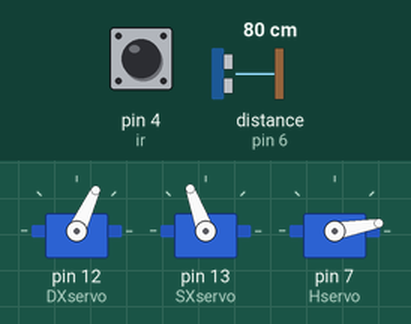
This sketch was run on a simulated Arduino Uno, built with avr-gcc and run on an emulated ATmega328P. Parts: 3 × servo. Wiring (inferred from the names in the program): ultrasonic range finder: trigger pin 5; echo pin 6. Inputs (shaded band) come from the test bench; at power-on: distance to the obstacle (sensor on pin 6) 80 cm, pin 4 (ir) HIGH. The echo pulse lasts 58.3 µs per cm.

Above: at 0.09 s.
1.3 s: distance to the obstacle (sensor on pin 6) set to 18 cm
At 2.3 s:
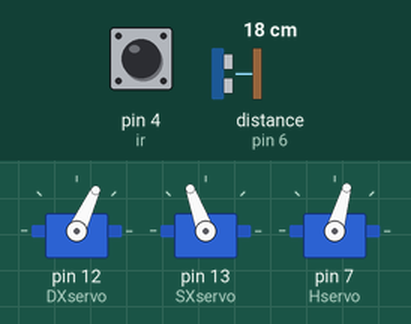
4.3 s: distance to the obstacle (sensor on pin 6) set to 16 cm
At 6.6 s:
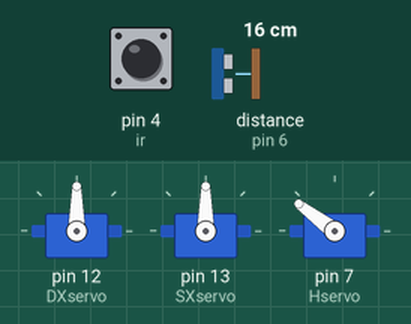
7.3 s: distance to the obstacle (sensor on pin 6) set to 120 cm
At 8.7 s:
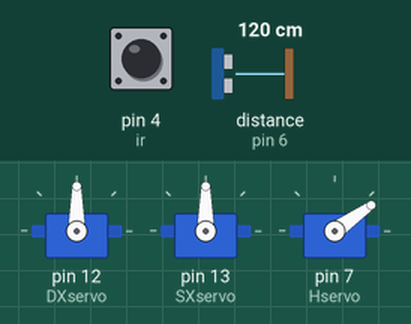
10.3 s: pin 4 (ir) driven LOW
13.3 s: pin 4 (ir) pulsed HIGH 2 times (0.12 s each, 0.3 s apart)
At 15.7 s:
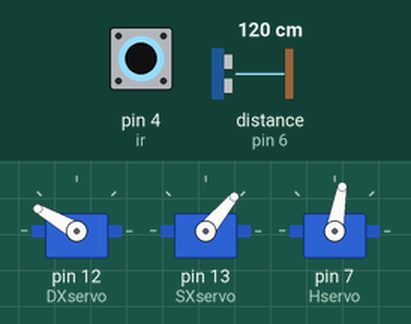
16.9 s: pin 4 (ir) driven HIGH
Timing chart, 0 to 20.9 s (numbered marks = the images above; inputs shaded):
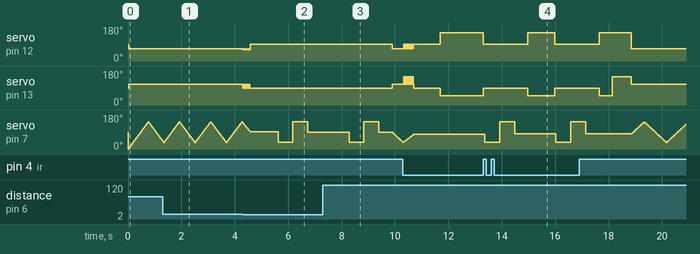

Measured:
- the behaviour switches between 17 and 16 cm on distance to the obstacle (sensor on pin 6) (found by bisection; images 1 and 2)
- after the input at 4.3 s, servo on pin 12 (DXservo): 65° → 60° at once, then repeats every 0.02 s: 65° 0.01 s, 60° 0.01 s, until it stays 90° from 4.6 s; servo on pin 13 (SXservo): alternates 110° for 0.01 s and 90° for 0.01 s, 23 changes in all, then stays 90°, starting at once
- after the input at 7.3 s, servo on pin 12 (DXservo): 90° → 65° after 2.6 s; servo on pin 13 (SXservo): 90° → 110° after 2.6 s
- after the input at 13.3 s, servo on pin 12 (DXservo): 150° → 90° at once, → 150° 1.7 s later, → 90° 1.0 s later; servo on pin 13 (SXservo): 50° → 90° at once, → 50° 1.7 s later, → 90° 1.0 s later; servo on pin 7 (Hservo): 78° → 35° after 0.06 s, → 143° 0.56 s later, → 80° 0.56 s later, → 35° 1.6 s later, … (5 changes in this stretch)

The sketch:

Robot_V4-1.ino
```cpp
// In this sketch the robot use HC-SR04 and IR by elegoo to avoid objects.
//IR is positioned behind the head and HC detector on the head servo. In this mode the robot has more chance to avoid object and navigate better.


#include <Servo.h>
#define ir 4
Servo DXservo;
Servo SXservo;
Servo Hservo;
const int triggerPort = 5;
const int echoPort = 6;
int Dminima = 15;
int mid_measure = 0;
int sx_measure = 0 ;
int dx_measure = 0 ;
int faseHead = 0;
int h = 0;
unsigned long t0, dt0, t1, dt1, t2, dt2 ;
bool IR;
bool IRmid = 1;  // because IR work with negative signal
bool IRdx = 1;
bool IRsx = 1;


void setup() {
  pinMode(triggerPort,OUTPUT);
  pinMode(echoPort,INPUT);
  pinMode(ir,INPUT);
  DXservo.attach(12);
  SXservo.attach(13);
  Hservo.attach(7);
  Serial.begin(9600);
}

void loop() {

  dt0 = millis() - t0;

    if (dt0 >= 10) {
      switch(faseHead){

        case 0 :

                  Hservo.write(h);
                  h+=2;
                  if(h>=143){
                  faseHead = 1;
                  }t0 = millis();
                  break;

         case 1 :
                  Hservo.write(h);
                  h-=2;
                  if(h<=35){
                  faseHead = 0;
                  }t0 = millis();
                  break;


        }
    }


    dt1 = millis() - t1;

    if (dt1 >= 20){
                 avanti();
                 t1 = millis();
    }

    dt2 = millis() - t2;

    if (dt2 >= 5){

                 if (h >= 35 && h<= 79){
                 IRsx = digitalRead(ir);
                 sx_measure = misurazione();
                 testsinistra();
                 }else
                 if (h >= 80 && h<= 90){
                 IRmid = digitalRead(ir);
                 mid_measure = misurazione();
                 if( mid_measure <= Dminima || IRmid == 0){
                 ostacolo();
                 }}else
                 if (h >= 91 && h<= 143){
                 IRdx = digitalRead(ir);
                 dx_measure = misurazione();
                 testdestra();
                 }
         }

}

                                                                                      void ostacolo(){   // if detect an object in less than 15cm , robot go backward until object is over 15cm
                                                                                        fermo();
                                                                                        delay(1000);
                                                                                        while(mid_measure<15 || IRmid == 0){
                                                                                        indietro();
                                                                                        delay(50);
                                                                                        IRmid = digitalRead(ir);
                                                                                        mid_measure = misurazione();
                                                                                      }testavanti();
                                                                                      }

                                                                                      void testavanti(){

                                                                                      fermo();
                                                                                      delay(50);
                                                                                      Hservo.write(35);  // testa  sinistra
                                                                                      delay(500);
                                                                                      IRsx = digitalRead(ir);
                                                                                      sx_measure = misurazione();
                                                                                      delay(50);


                                                                                      Hservo.write(143); // testa  destra
                                                                                      delay(500);
                                                                                      IRdx = digitalRead(ir);
                                                                                      dx_measure = misurazione();
                                                                                      delay(50);

                                                                                      Hservo.write(h);
                                                                                      delay(500);

                                                                                      if((dx_measure > Dminima && sx_measure > Dminima && IRdx == 1 && IRsx == 1 && dx_measure > sx_measure )){
                                                                                        indietro();
                                                                                        delay(500);
                                                                                        destra();

                                                                                        delay(700);

                                                                                      }

                                                                                       if((dx_measure > Dminima && sx_measure > Dminima && IRdx == 1 && IRsx == 1 && dx_measure < sx_measure )){
                                                                                        indietro();
                                                                                        delay(500);
                                                                                        sinistra();

                                                                                        delay(700);

                                                                                      }


                                                                                      if((dx_measure > Dminima && sx_measure < Dminima && IRdx == 1 && IRsx == 0 ) || (dx_measure > Dminima && sx_measure < Dminima && IRdx == 1 && IRsx == 1 ) || (dx_measure > Dminima && sx_measure > Dminima && IRdx == 1 && IRsx == 0 ) ){
                                                                                        indietro();
                                                                                        delay(500);
                                                                                        destra();

                                                                                         delay(700);


                                                                                      }else

                                                                                      if((dx_measure < Dminima && sx_measure > Dminima && IRdx == 0 && IRsx == 1 ) || (dx_measure < Dminima && sx_measure > Dminima && IRdx == 1 && IRsx == 1 ) || (dx_measure > Dminima && sx_measure > Dminima && IRdx == 0 && IRsx == 1 ) ){
                                                                                         indietro();
                                                                                         delay(500);
                                                                                         sinistra();

                                                                                         delay(700);


                                                                                      }else

                                                                                      if((IRdx == 0 && IRsx == 0 && dx_measure < Dminima && sx_measure < Dminima) || (dx_measure < Dminima && sx_measure < Dminima && IRdx == 0  && IRsx == 1) || (dx_measure < Dminima && sx_measure > Dminima && IRdx == 0 && IRsx == 0 ) || (dx_measure < Dminima && sx_measure < Dminima && IRdx == 1 && IRsx == 0 ) || (dx_measure < Dminima && sx_measure > Dminima && IRdx == 1 && IRsx == 1) || (dx_measure < Dminima && sx_measure > Dminima && IRdx == 1 && IRsx == 0 ) || (dx_measure > Dminima && sx_measure < Dminima && IRdx == 0 && IRsx == 0 ) || (dx_measure > Dminima && sx_measure < Dminima && IRdx == 0 && IRsx == 1 ) || (dx_measure > Dminima && sx_measure > Dminima && IRdx == 0 && IRsx == 0 ) ){
                                                                                        indietro();
                                                                                        delay(1000);
                                                                                        testavanti();


                                                                                      }
                                                                                      }


                                                                                    void testsinistra(){

                                                                                      if(sx_measure <= Dminima || IRsx == 0){

                                                                                        dxone();
                                                                                        delay(10);

                                                                                      }

                                                                                    }

                                                                                    void testdestra(){

                                                                                      if(dx_measure <= Dminima || IRdx == 0){
                                                                                        sxone();
                                                                                        delay(10);

                                                                                      }

                                                                                    }


void avanti (){

        DXservo.write(65);//50 160
        SXservo.write(110);

}
void dxone(){  //use one servo to go right

        DXservo.write(90);//180 180
        SXservo.write(150);
}

void sxone(){  //use one servo to go left

        DXservo.write(60);//180 180
        SXservo.write(90);

}
void destra(){

        DXservo.write(150);//180 180
        SXservo.write(150);
}

void sinistra(){

        DXservo.write(60);//60 60
        SXservo.write(60);
}

void indietro(){
        DXservo.write(150);
        SXservo.write(50);


}


void fermo(){
        DXservo.write(90);
        SXservo.write(90);

}

int misurazione(){

  digitalWrite(triggerPort,LOW);
  delayMicroseconds(2);
  digitalWrite(triggerPort,HIGH);
  delayMicroseconds(10);
  digitalWrite(triggerPort,LOW);
  float durata = pulseIn(echoPort,HIGH);
  durata = durata/58;
  return(int)durata;
}
```
